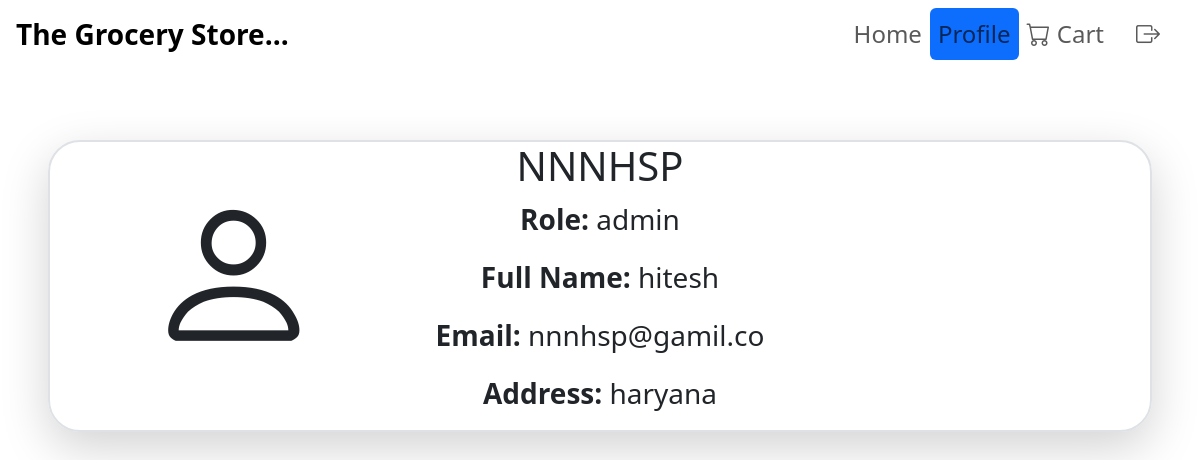
/user/1/profile, run on the app's committed database.
### application/models.py (models this page shows)
class User(db.Model):
    __tablename__ = "user"
    user_id = db.Column(db.Integer, primary_key=True, unique=True, autoincrement=True, nullable=False)
    full_name = db.Column(db.String, nullable=False)
    email = db.Column(db.String, nullable=False, unique=True)
    address = db.Column(db.String, nullable=False)
    username = db.Column(db.String, nullable = False, unique=True)
    password = db.Column(db.String, nullable=False)
    role = db.Column(db.String, nullable=False)

### application/controllers.py (the view)
@app.route("/user/<user_id>/profile", methods=['GET'])
def user_profile(user_id):
    user_data = User.query.filter(User.user_id == user_id).first()
    return render_template("user_profile.html", user_data = user_data)

### templates/user_profile.html (shortened to what this page needs)
<!DOCTYPE html>
<html lang="en">
<head>
    <link rel="stylesheet" href="https://cdn.jsdelivr.net/npm/bootstrap-icons@1.10.5/font/bootstrap-icons.css">
    <link href="https://cdn.jsdelivr.net/npm/bootstrap@5.3.0/dist/css/bootstrap.min.css" rel="stylesheet">
</head>
<body>
    <nav class="navbar navbar-expand-lg navbar-light mx-3">
        <span class="navbar-brand fs-3"><b>The Grocery Store...</b></span>
        <div class="collapse navbar-collapse justify-content-end" id="navbarNavAltMarkup">
            <div class="navbar-nav">
                <a type="button" class="nav-item nav-link fs-4 btn btn-outline-primary" href="/user/{{user_data.user_id}}">Home</a>
                <a type="button" class="nav-item nav-link fs-4 btn btn-outline-primary bg-primary" href="">Profile</a>
                <a type="button" class="nav-item nav-link fs-4 btn btn-outline-primary" href="/user/{{user_data.user_id}}/cart"><i class="bi bi-cart"></i> Cart</a>
                <a type="button" onclick="return confirm('Are you sure you want to Logout?')" class="nav-item nav-link fs-4 btn btn-outline-danger px-4" href="/"><i class="bi bi-box-arrow-right"></i></a>
            </div>
        </div>
    </nav>
    <br><br><br>
    <div class="border border-2 shadow-lg rounded-5 mx-5">
        <i class="bi bi-person position-absolute mx-5 px-lg-5" style="font-size: 175px;"></i>
        <div class="text-center fs-3">
            <h1 class="text-center text-uppercase">{{user_data.username}}</h1>
            <p><b>Role: </b>{{user_data.role}}</p>
            <p><b>Full Name: </b>{{user_data.full_name}}</p>
            <p><b>Email: </b>{{user_data.email}}</p>
            <p><b>Address: </b>{{user_data.address}}</p>
        </div>
    </div>
</body>
</html>

### data on the page
User: username "NNNHSP", role "admin", full_name "hitesh", email "nnnhsp@gamil.co", address "haryana"
